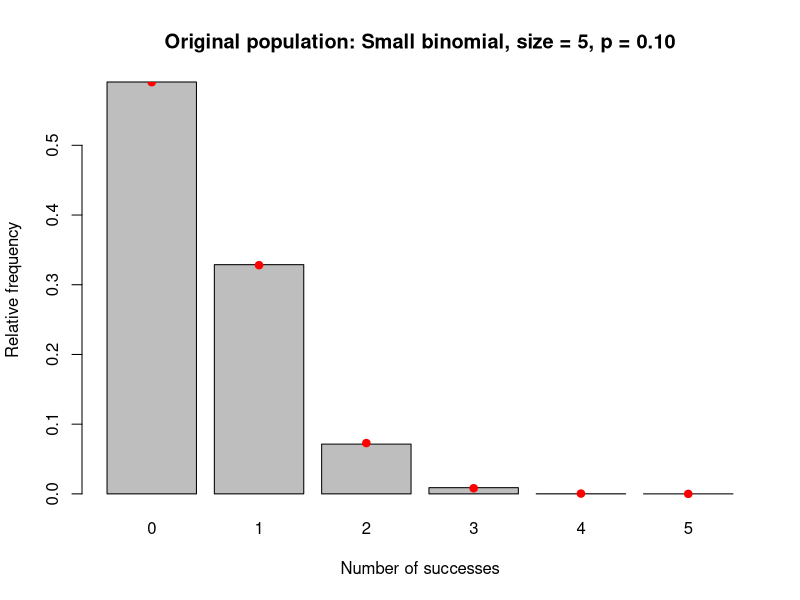
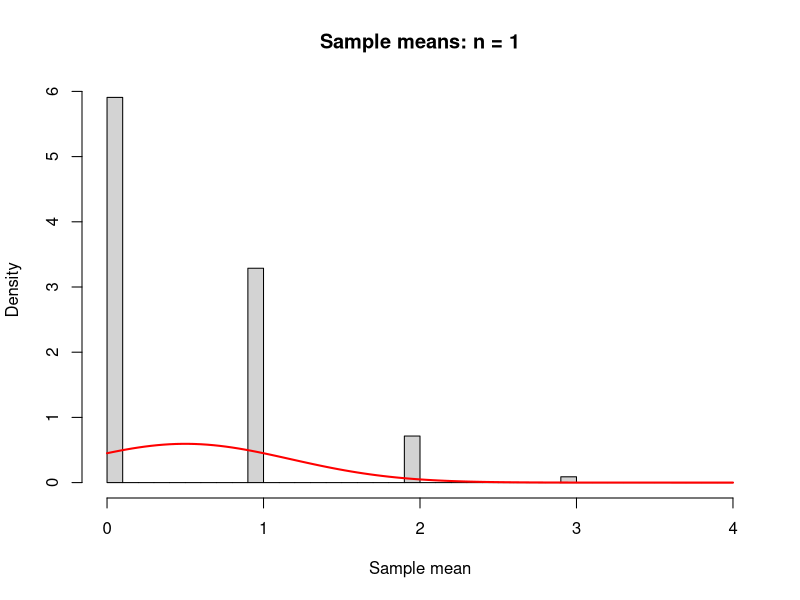
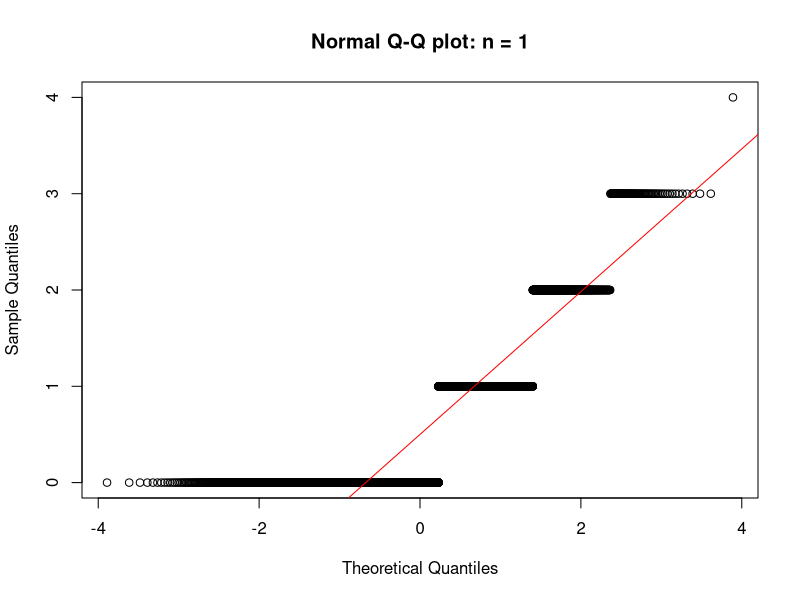
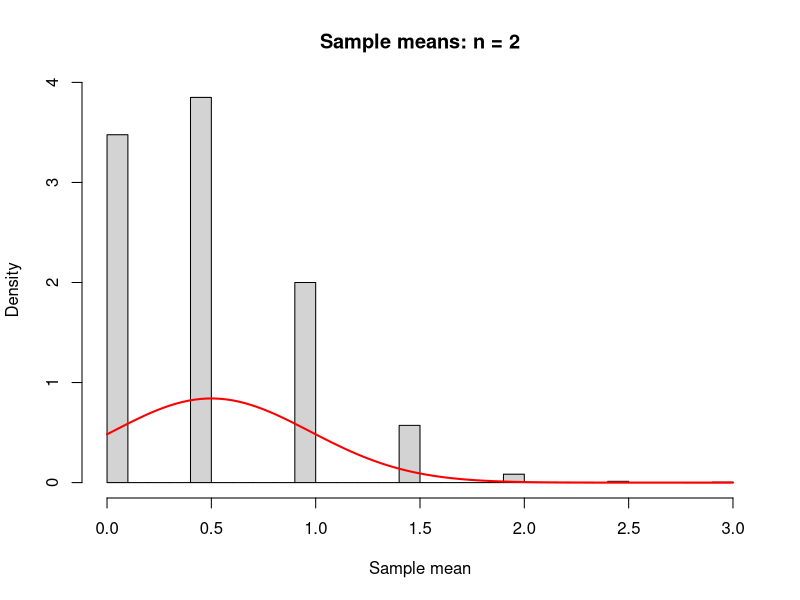
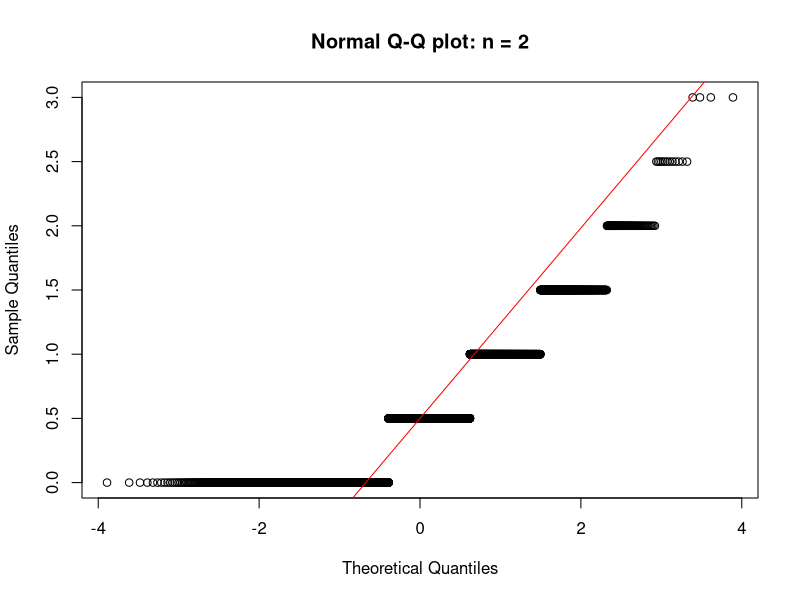
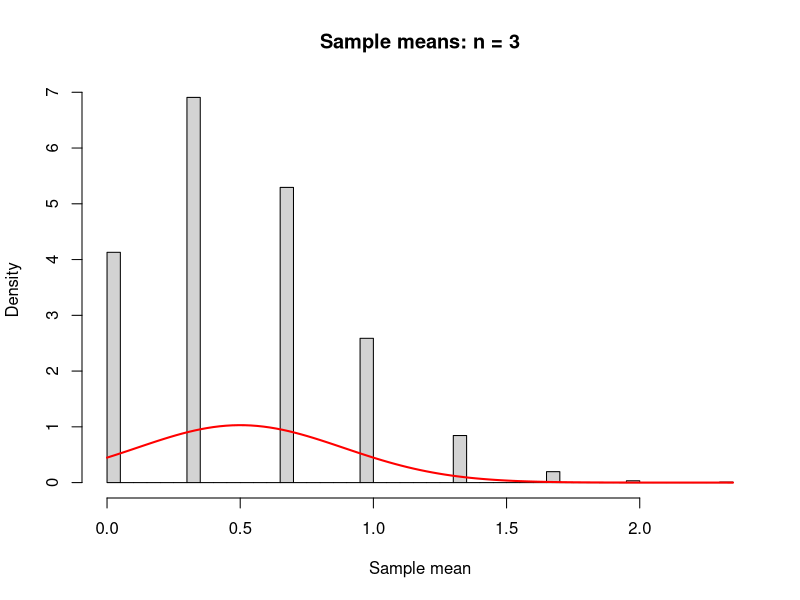
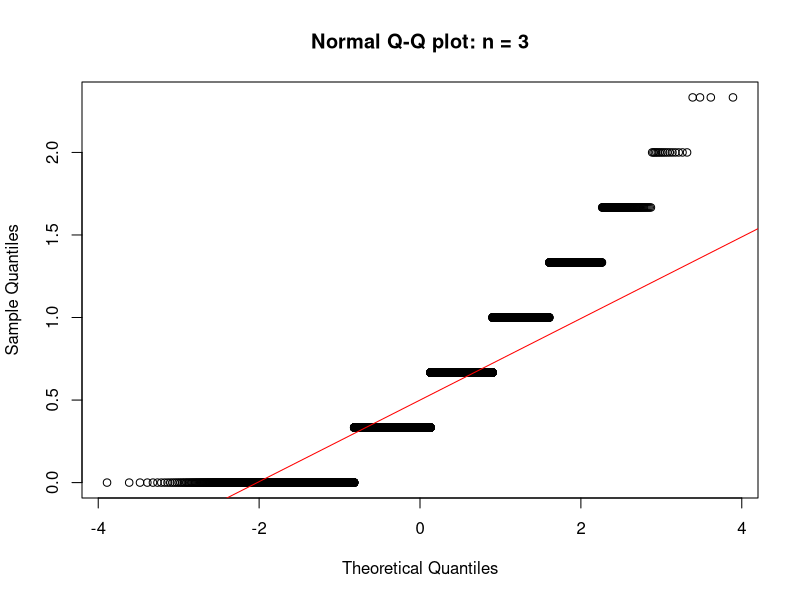
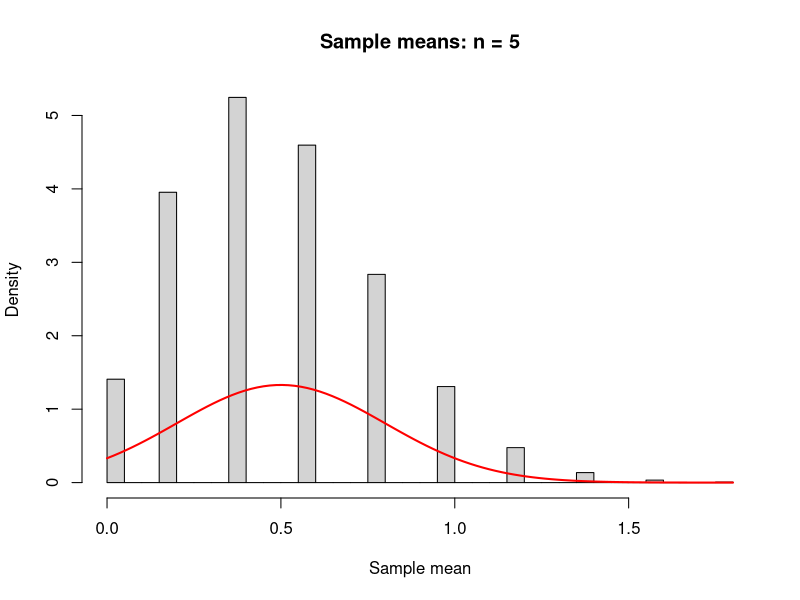

Write the R code that produced these figures, in order.
## ---- chunk 1
seed <- 9686
B <- 10000
set.seed(seed)

population_sample <- rbinom(B, size = 5, prob = 0.10)

frequencies <- table(
  factor(population_sample, levels = 0:5)
)

bar_positions <- barplot(
  frequencies / B,
  main = "Original population: Small binomial, size = 5, p = 0.10",
  xlab = "Number of successes",
  ylab = "Relative frequency"
)

points(
  bar_positions,
  dbinom(0:5, size = 5, prob = 0.10),
  col = "red",
  pch = 19
)
## ---- chunk 2
sample_sizes <- c(1, 2, 3, 5, 10, 20, 30, 50, 100, 125, 150, 200, 225, 230, 250, 300)
results <- data.frame()

normal_quartiles <- qnorm(c(0.25, 0.75))

for (n in sample_sizes) {
  set.seed(seed)
  means <- replicate(
    B,
    mean(rbinom(n, size = 5, prob = 0.10))
  )
  
  # Get Q-Q point coordinates without drawing a plot
  qq_points <- qqnorm(means, plot.it = FALSE)
  
  # Reconstruct the reference line drawn by qqline()
  observed_quartiles <- as.numeric(
    quantile(means, c(0.25, 0.75))
  )
  
  slope <- diff(observed_quartiles) / diff(normal_quartiles)
  intercept <- observed_quartiles[1] -
    slope * normal_quartiles[1]
  
  # Measure vertical departures from the line
  line_values <- intercept + slope * qq_points$x
  differences <- qq_points$y - line_values
  
  qq_rmse <- sqrt(mean(differences^2))
  normalized_qq_rmse <- qq_rmse / slope
  
  results <- rbind(
    results,
    data.frame(
      n = n,
      simulated_mean = mean(means),
      simulated_SE = sd(means),
      theoretical_SE = sqrt(5 * 0.10 * (1 - 0.10)) / sqrt(n),
      QQ_RMSE = qq_rmse,
      normalized_QQ_RMSE = normalized_qq_rmse
    )
  )
  
  if (n %in% c(1, 2, 3, 5, 10, 20, 30, 50, 100, 125, 150, 200, 225, 230, 250, 300)) {
    hist(
      means,
      breaks = 40,
      probability = TRUE,
      main = paste("Sample means: n =", n),
      xlab = "Sample mean",
      ylab = "Density"
    )
    
    curve(
      dnorm(x, mean = 0.5, sd = sqrt(5 * 0.10 * (1 - 0.10)) / sqrt(n)),
      add = TRUE,
      col = "red",
      lwd = 2
    )
    
    qqnorm(means, main = paste("Normal Q-Q plot: n =", n))
    qqline(means, col = "red")
  }
}

knitr::kable(results, digits = 4)
## ---- chunk 3
sample_sizes <- c(1, 2, 3, 5, 10, 20, 30, 50, 100, 125, 150, 200, 225, 230, 250, 300)
results <- data.frame()

normal_quartiles <- qnorm(c(0.25, 0.75))

for (n in sample_sizes) {
  set.seed(0176)
  means <- replicate(
    B,
    mean(rbinom(n, size = 5, prob = 0.10))
  )
  
  # Get Q-Q point coordinates without drawing a plot
  qq_points <- qqnorm(means, plot.it = FALSE)
  
  # Reconstruct the reference line drawn by qqline()
  observed_quartiles <- as.numeric(
    quantile(means, c(0.25, 0.75))
  )
  
  slope <- diff(observed_quartiles) / diff(normal_quartiles)
  intercept <- observed_quartiles[1] -
    slope * normal_quartiles[1]
  
  # Measure vertical departures from the line
  line_values <- intercept + slope * qq_points$x
  differences <- qq_points$y - line_values
  
  qq_rmse <- sqrt(mean(differences^2))
  normalized_qq_rmse <- qq_rmse / slope
  
  results <- rbind(
    results,
    data.frame(
      n = n,
      simulated_mean = mean(means),
      simulated_SE = sd(means),
      theoretical_SE = sqrt(5 * 0.10 * (1 - 0.10)) / sqrt(n),
      QQ_RMSE = qq_rmse,
      normalized_QQ_RMSE = normalized_qq_rmse
    )
  )
  
  if (n %in% c(1, 2, 3, 5, 10, 20, 30, 50, 100, 125, 150, 200, 225, 230, 250, 300)) {
    hist(
      means,
      breaks = 40,
      probability = TRUE,
      main = paste("Sample means: n =", n),
      xlab = "Sample mean",
      ylab = "Density"
    )
    
    curve(
      dnorm(x, mean = 0.5, sd = sqrt(5 * 0.10 * (1 - 0.10)) / sqrt(n)),
      add = TRUE,
      col = "red",
      lwd = 2
    )
    
    qqnorm(means, main = paste("Normal Q-Q plot: n =", n))
    qqline(means, col = "red")
  }
}

knitr::kable(results, digits = 4)
